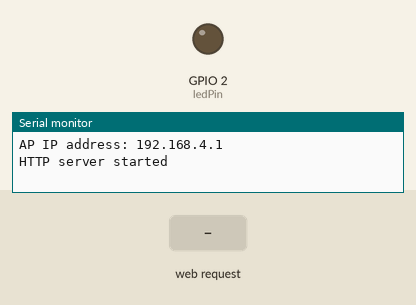
This sketch was run on a simulated ESP32. Shown: output pins drawn as LEDs (lit = HIGH), the last lines printed to the serial monitor. Inputs (shaded band) come from the test bench.

Above: at 1.2 s.
1.3 s: HTTP request GET /?action=on received
At 1.8 s:
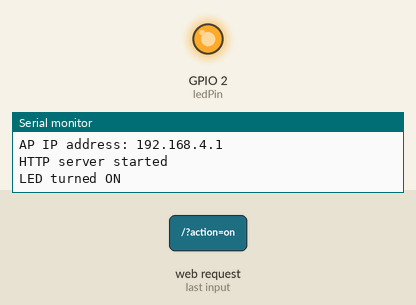
2.8 s: HTTP request GET /?action=off received
At 4.1 s:
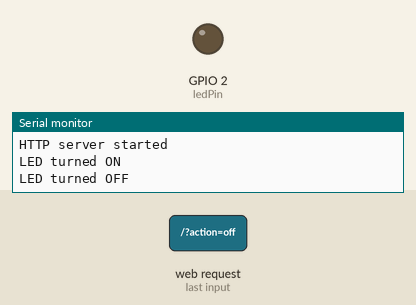
Timing chart, 0 to 5.8 s (numbered marks = the images above; inputs shaded):
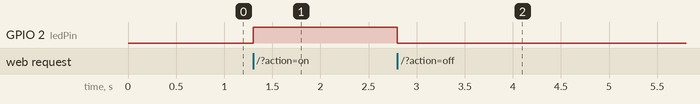

The sketch:

LEDWifi.ino
```cpp
#include <WiFi.h>
#include <WebServer.h>

const char* ssid = "ESP32-AP";
const char* password = NULL; // Open network

WebServer server(80);

const int ledPin = 2;

const char* index_html =
  "<html>"
  "<head>"
  "  <meta charset=\"utf-8\">"
  "  <title>ESP32 LED Control</title>"
  "</head>"
  "<body>"
  "  <h1>ESP32 Web Server</h1>"
  "  <p>LED Control</p>"
  "  <a href=\"/?action=on\"><button>Turn ON</button></a>"
  "  <a href=\"/?action=off\"><button>Turn OFF</button></a>"
  "</body>"
  "</html>";

void handleRoot() {
  String action = server.arg("action");

  if (action == "on") {
    digitalWrite(ledPin, HIGH);
    Serial.println("LED turned ON");
  } else if (action == "off") {
    digitalWrite(ledPin, LOW);
    Serial.println("LED turned OFF");
  }

  server.send(200, "text/html", index_html);
}

void setup() {
  pinMode(ledPin, OUTPUT);
  digitalWrite(ledPin, LOW);

  Serial.begin(115200);

  WiFi.softAP(ssid, password);

  IPAddress IP = WiFi.softAPIP();
  Serial.print("AP IP address: ");
  Serial.println(IP);

  server.on("/", handleRoot);

  server.begin();
  Serial.println("HTTP server started");
}

void loop() {
  server.handleClient();
}
```

Measured:
- after the input at 1.3 s, GPIO 2 (ledPin): LOW → HIGH at once
- after the input at 2.8 s, GPIO 2 (ledPin): HIGH → LOW at once
